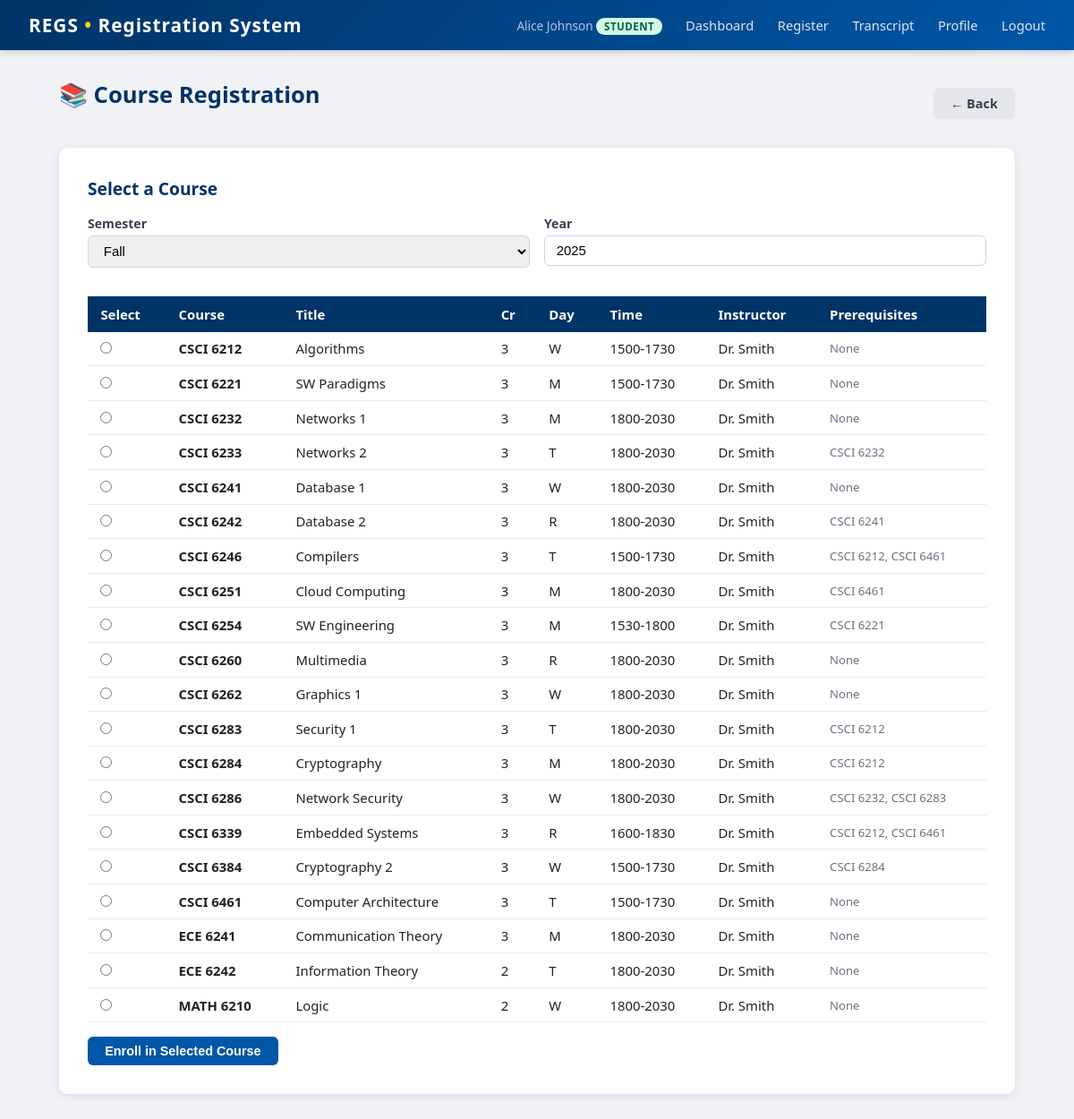
The app's page /student/register_course (signed in) with its own data.
### tables this page shows
CREATE TABLE course_schedule (
    id         INTEGER PRIMARY KEY AUTOINCREMENT,
    course_id  INTEGER NOT NULL REFERENCES courses(id),
    faculty_id INTEGER REFERENCES users(id),
    semester   TEXT NOT NULL CHECK(semester IN ('Fall','Spring','Summer')),
    year       INTEGER NOT NULL,
    day        TEXT NOT NULL,
    time_slot  TEXT NOT NULL
);

CREATE TABLE courses (
    id            INTEGER PRIMARY KEY AUTOINCREMENT,
    dept          TEXT NOT NULL REFERENCES departments(dept),
    course_number INTEGER NOT NULL,
    title         TEXT NOT NULL,
    credits       INTEGER NOT NULL,
    UNIQUE(dept, course_number)
);

CREATE TABLE users (
    id            INTEGER PRIMARY KEY AUTOINCREMENT,
    username      TEXT UNIQUE NOT NULL,
    password      TEXT NOT NULL,
    role          TEXT NOT NULL REFERENCES roles(role),
    display_name  TEXT NOT NULL
);

### app.py (the view, shortened to what this page needs)
@app.route('/student/register_course', methods=['GET', 'POST'])
def student_register_course():
    if session.get('role') != 'student':
        return redirect(url_for('login'))
    db = get_db()
    student = db.execute('SELECT * FROM students WHERE user_id=?', (session['user_id'],)).fetchone()
    courses_raw = db.execute('''
        SELECT cs.id, cs.course_id, cs.day, cs.time_slot, cs.faculty_id,
               c.dept, c.course_number, c.title, c.credits,
               u.display_name as instructor_name
        FROM course_schedule cs
        JOIN courses c ON cs.course_id = c.id
        LEFT JOIN users u ON cs.faculty_id = u.id
        ORDER BY c.dept, c.course_number
    ''').fetchall()
    courses = []
    for course in courses_raw:
        prereqs = db.execute('''
            SELECT c.dept, c.course_number
            FROM course_prerequisites cp
            JOIN courses c ON cp.prereq_course_id = c.id
            WHERE cp.course_id = ?
            ORDER BY c.dept, c.course_number
        ''', (course['course_id'],)).fetchall()
        if prereqs:
            prereq_str = ', '.join([f"{p['dept']} {p['course_number']}" for p in prereqs])
        else:
            prereq_str = 'None'
        course_dict = dict(course)
        course_dict['prerequisites'] = prereq_str
        courses.append(course_dict)
    return render_template('register_course.html', courses=courses)

### app.py (called while the page is built)
def get_db():
    if 'db' not in g:
        g.db = sqlite3.connect(DATABASE)
        g.db.row_factory = sqlite3.Row
        g.db.execute("PRAGMA foreign_keys = ON")
    return g.db

@app.teardown_appcontext
def teardown_db(e=None):
    close_db(e)

### templates/register_course.html (shortened to what this page needs)
{% extends "base.html" %}
{% block content %}
<div class="page-header">
  <h1>📚 Course Registration</h1>
  <a href="{{ url_for('student_dashboard') }}" class="btn btn-secondary">← Back</a>
</div>
<div class="card">
  <h2>Select a Course</h2>
  <form method="POST">
    <div class="grid-2 mb-2">
      <div class="form-group">
        <label>Semester</label>
        <select name="semester" required>
          <option value="Fall">Fall</option>
        </select>
      </div>
      <div class="form-group">
        <label>Year</label>
        <input type="number" name="year" value="2025" min="2020" max="2030" required>
      </div>
    </div>
    <table>
      <thead>
        <tr>
          <th>Select</th><th>Course</th><th>Title</th><th>Cr</th>
          <th>Day</th><th>Time</th><th>Instructor</th><th>Prerequisites</th>
        </tr>
      </thead>
      <tbody>
      {% for c in courses %}
        <tr>
          <td><input type="radio" name="schedule_id" value="{{ c.id }}" required></td>
          <td><strong>{{ c.dept }} {{ c.course_number }}</strong></td>
          <td>{{ c.title }}</td>
          <td>{{ c.credits }}</td>
          <td>{{ c.day }}</td>
          <td>{{ c.time_slot }}</td>
          <td>{{ c.instructor_name or '—' }}</td>
          <td class="text-small text-muted">{{ c.prerequisites }}</td>
        </tr>
      {% endfor %}
      </tbody>
    </table>
    <div class="mt-2">
      <button type="submit" class="btn btn-primary">Enroll in Selected Course</button>
    </div>
  </form>
</div>
{% endblock %}

### static/css/main.css (style rules this page uses)
*, *::before, *::after { box-sizing: border-box; margin: 0; padding: 0; }
body { font-family: 'Segoe UI', Arial, sans-serif; background: #f0f2f5; color: #222; min-height: 100vh; }
.page-header { display: flex; justify-content: space-between; align-items: center; margin-bottom: 1.4rem; }
.card { background: #fff; border-radius: 10px; box-shadow: 0 2px 12px rgba(0, 0, 0, 0.09); padding: 2rem; margin-bottom: 1.5rem; }
h1 { font-size: 1.6rem; color: #003366; margin-bottom: 1.2rem; }
h2 { font-size: 1.2rem; color: #003366; margin-bottom: 1rem; }
table { width: 100%; border-collapse: collapse; font-size: 0.93rem; }
th { background: #003366; color: #fff; padding: 0.6rem 0.9rem; text-align: left; }
td { padding: 0.55rem 0.9rem; border-bottom: 1px solid #e8eaf0; }
.btn { display: inline-block; padding: 0.5rem 1.2rem; border-radius: 6px; border: none; cursor: pointer; font-size: 0.9rem; font-weight: 600; text-decoration: none; transition: all 0.15s; }
.btn-primary { background: #0057a8; color: #fff; }
.btn-secondary { background: #e5e7eb; color: #374151; }
.form-group { margin-bottom: 1rem; }
label { display: block; font-size: 0.88rem; font-weight: 600; color: #374151; margin-bottom: 0.3rem; }
input[type=text], input[type=password], input[type=email], input[type=number], select { width: 100%; padding: 0.5rem 0.8rem; border: 1px solid #d1d5db; border-radius: 6px; font-size: 0.93rem; transition: border 0.2s; }
.text-muted { color: #6b7280; }
.text-small { font-size: 0.82rem; }
.mt-2 { margin-top: 1rem; }
.mb-2 { margin-bottom: 1rem; }
.grid-2 { display: grid; grid-template-columns: 1fr 1fr; gap: 1rem; }

### records on screen
course_schedule: dept "CSCI", course_number "6212", title "Algorithms", credits "3", day "W", time_slot "1500-1730", display_name "Dr. Smith", prerequisites "None"
course_schedule: dept "CSCI", course_number "6221", title "SW Paradigms", credits "3", day "M", time_slot "1500-1730", display_name "Dr. Smith", prerequisites "None"
course_schedule: dept "CSCI", course_number "6232", title "Networks 1", credits "3", day "M", time_slot "1800-2030", display_name "Dr. Smith", prerequisites "None"
course_schedule: dept "CSCI", course_number "6233", title "Networks 2", credits "3", day "T", time_slot "1800-2030", display_name "Dr. Smith", prerequisites "CSCI 6232"
course_schedule: dept "CSCI", course_number "6241", title "Database 1", credits "3", day "W", time_slot "1800-2030", display_name "Dr. Smith", prerequisites "None"
course_schedule: dept "CSCI", course_number "6242", title "Database 2", credits "3", day "R", time_slot "1800-2030", display_name "Dr. Smith", prerequisites "CSCI 6241"
course_schedule: dept "CSCI", course_number "6246", title "Compilers", credits "3", day "T", time_slot "1500-1730", display_name "Dr. Smith", prerequisites "CSCI 6212, CSCI 6461"
course_schedule: dept "CSCI", course_number "6251", title "Cloud Computing", credits "3", day "M", time_slot "1800-2030", display_name "Dr. Smith", prerequisites "CSCI 6461"
course_schedule: dept "CSCI", course_number "6254", title "SW Engineering", credits "3", day "M", time_slot "1530-1800", display_name "Dr. Smith", prerequisites "CSCI 6221"
course_schedule: dept "CSCI", course_number "6260", title "Multimedia", credits "3", day "R", time_slot "1800-2030", display_name "Dr. Smith", prerequisites "None"
course_schedule: dept "CSCI", course_number "6262", title "Graphics 1", credits "3", day "W", time_slot "1800-2030", display_name "Dr. Smith", prerequisites "None"
course_schedule: dept "CSCI", course_number "6283", title "Security 1", credits "3", day "T", time_slot "1800-2030", display_name "Dr. Smith", prerequisites "CSCI 6212"
course_schedule: dept "CSCI", course_number "6284", title "Cryptography", credits "3", day "M", time_slot "1800-2030", display_name "Dr. Smith", prerequisites "CSCI 6212"
course_schedule: dept "CSCI", course_number "6286", title "Network Security", credits "3", day "W", time_slot "1800-2030", display_name "Dr. Smith", prerequisites "CSCI 6232, CSCI 6283"
course_schedule: dept "CSCI", course_number "6339", title "Embedded Systems", credits "3", day "R", time_slot "1600-1830", display_name "Dr. Smith", prerequisites "CSCI 6212, CSCI 6461"
course_schedule: dept "CSCI", course_number "6384", title "Cryptography 2", credits "3", day "W", time_slot "1500-1730", display_name "Dr. Smith", prerequisites "CSCI 6284"
course_schedule: dept "CSCI", course_number "6461", title "Computer Architecture", credits "3", day "T", time_slot "1500-1730", display_name "Dr. Smith", prerequisites "None"
course_schedule: dept "ECE", course_number "6241", title "Communication Theory", credits "3", day "M", time_slot "1800-2030", display_name "Dr. Smith", prerequisites "None"
course_schedule: dept "ECE", course_number "6242", title "Information Theory", credits "2", day "T", time_slot "1800-2030", display_name "Dr. Smith", prerequisites "None"
course_schedule: dept "MATH", course_number "6210", title "Logic", credits "2", day "W", time_slot "1800-2030", display_name "Dr. Smith", prerequisites "None"

### other values on screen
{{ session.display_name }} "Alice Johnson"
{{ session.role }} "STUDENT"
